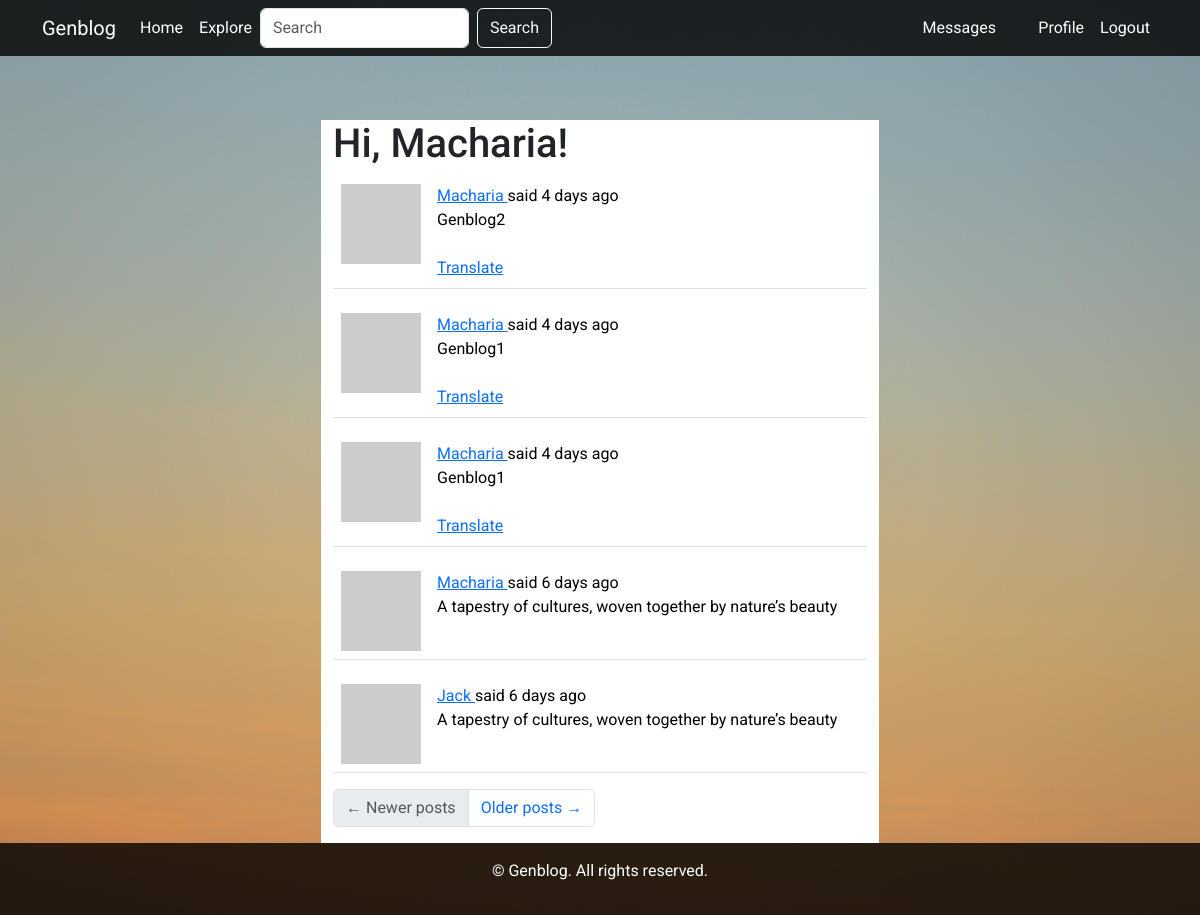
Page /explore (signed in) on the earlier database version.
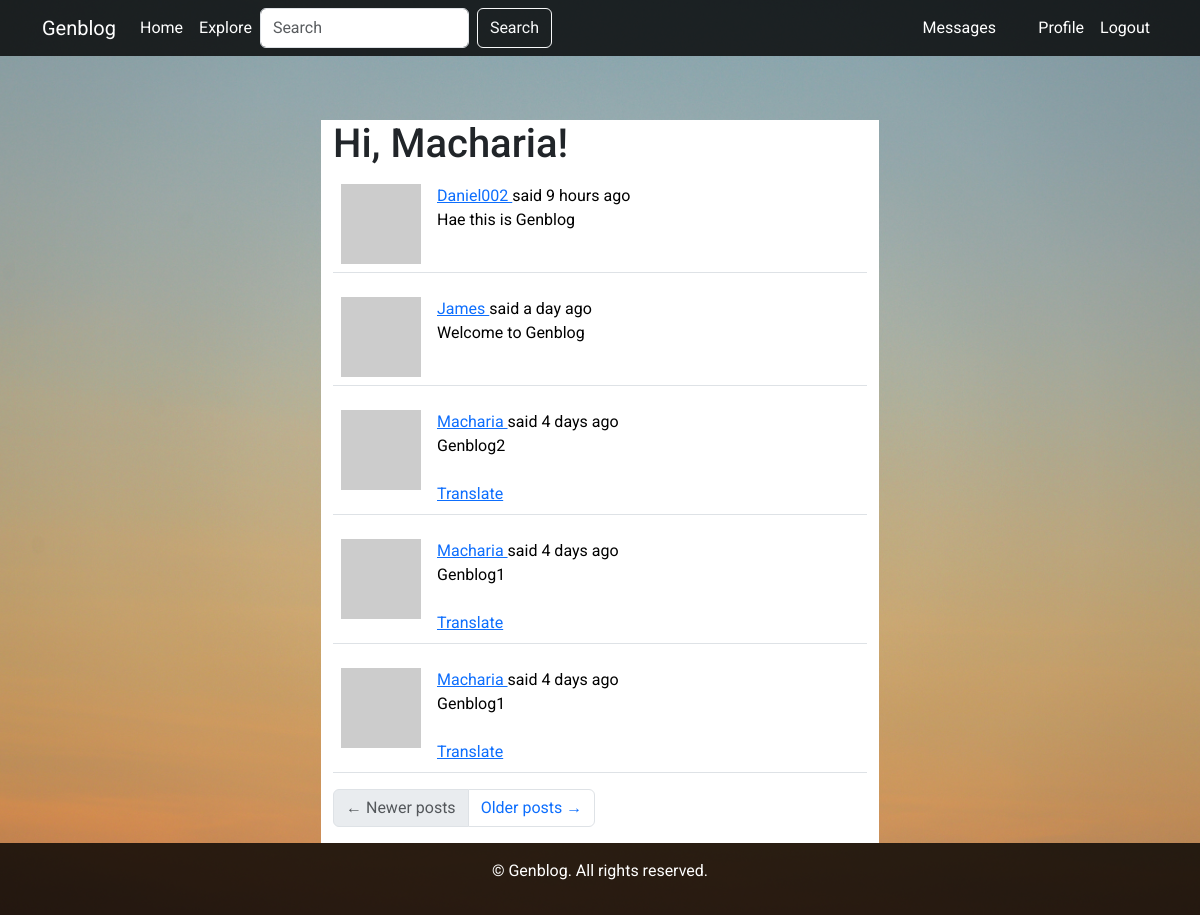
Same page on the later database version.
### app/models.py (models this page shows, shortened)
class SearchableMixin:
    @classmethod
    def before_commit(cls, session):
        session._changes = {
            'add': list(session.new),
            'update': list(session.dirty),
            'delete': list(session.deleted)
        }
    @classmethod
    def after_commit(cls, session):
        for obj in session._changes['add']:
            if isinstance(obj, SearchableMixin):
                add_to_index(obj.__tablename__, obj)
        for obj in session._changes['update']:
            if isinstance(obj, SearchableMixin):
                add_to_index(obj.__tablename__, obj)
        for obj in session._changes['delete']:
            if isinstance(obj, SearchableMixin):
                remove_from_index(obj.__tablename__, obj)
        session._changes = None

class Post(SearchableMixin, db.Model):
    __searchable__ = ['body']
    id: so.Mapped[int] = so.mapped_column(primary_key=True)
    body: so.Mapped[str] = so.mapped_column(sa.String(140))
    timestamp: so.Mapped[datetime] = so.mapped_column(
            index=True, default=lambda: datetime.now(timezone.utc))
    user_id: so.Mapped[int] = so.mapped_column(
            sa.ForeignKey(User.id), index=True)
    language: so.Mapped[Optional[str]] = so.mapped_column(sa.String(5))
    author: so.Mapped[User] = so.relationship(back_populates='posts')

### app/main/routes.py (the view)
@bp.route('/explore')
@login_required
def explore():
    page = request.args.get('page', 1, type=int)
    query = sa.select(Post).order_by(Post.timestamp.desc())
    posts = db.paginate(query, page=page,
                        per_page=current_app.config['POSTS_PER_PAGE'],
                        error_out=False)
    next_url = url_for('main.explore', page=posts.next_num) \
        if posts.has_next else None
    prev_url = url_for('main.explore', page=posts.prev_num) \
        if posts.has_prev else None
    return render_template('index.html', title=_('Explore'),
                           posts=posts.items, next_url=next_url,
                           prev_url=prev_url)

### app/main/forms.py
class SearchForm(FlaskForm):
    q = StringField(_l('Search'), validators=[DataRequired()])
    def __init__(self, *args, **kwargs):
        if 'formdata' not in kwargs:
            kwargs['formdata'] = request.args
        if 'meta' not in kwargs:
            kwargs['meta'] = {'csrf': False}
        super(SearchForm, self).__init__(*args, **kwargs)

### app/__init__.py (called while the page is built)
def get_locale():
    return request.accept_languages.best_match(current_app.config['LANGUAGES'])

### app/main/routes.py (called while the page is built)
@bp.before_app_request
def before_request():
    if current_user.is_authenticated:
        current_user.last_seen = datetime.now(timezone.utc)
        db.session.commit()
        g.search_form = SearchForm()
    g.locale = str(get_locale())

### app/models.py (called while the page is built)
@login.user_loader
def load_user(id):
    return db.session.get(User, int(id))

    def avatar(self, size):
        digest = md5(self.email.lower().encode('utf-8')).hexdigest()
        return f'https://www.gravatar.com/avatar/{digest}?d=identicon&s={size}'

    def get_tasks_in_progress(self):
        query = self.tasks.select().where(not Task.complete)
        return db.session.scalars(query)

### app/templates/index.html (shortened to what this page needs)
{% extends 'base.html' %}
{% import "bootstrap_wtf.html" as wtf %}
{% block content %}
<div class="container mt-5">
    <div class="row justify-content-center">
        <div class="col-md-6 bg-white">
            <h1>{{ _('Hi, %(username)s!', username=current_user.username) }}</h1>
            {% for post in posts %}
                {% include '_post.html' %}
            {% endfor %}
            <nav aria-label="Post navigation">
                <ul class="pagination">
                    <li class="page-item{% if not prev_url %} disabled{% endif %}">
                        <a class="page-link" href="{{ prev_url }}">
                            <span aria-hidden="true">&larr;</span> {{ _('Newer posts') }}
                        </a>
                    </li>
                    <li class="page-item{% if not next_url %} disabled{% endif %}">
                        <a class="page-link" href="{{ next_url }}">
                            {{ _('Older posts') }} <span aria-hidden="true">&rarr;</span>
                        </a>
                    </li>
                </ul>
            </nav>
        </div>
    </div>
</div>
{% endblock %}

### app/templates/_post.html (shortened to what this page needs)
<table class="table table-hover">
    <tr>
        <td width="70px">
            {% if post.author %}
                <a href="{{ url_for('main.user', username=post.author.username) }}">
                    <img src="{{ post.author.avatar(70) }}" />
                </a>
            {% else %}
                <img src="default_avatar.png" />
            {% endif %}
        </td>
        <td>
            {% if post.author %}
                {{ _('%(username)s said %(when)s',
                    username=user_link, when=moment(post.timestamp).fromNow()) }}
            {% else %}
                {{ _('Unknown user said %(when)s', when=moment(post.timestamp).fromNow()) }}
            {% endif %}
            <br>
            <span id="post{{ post.id }}">{{ post.body }}</span>
            {% if post.language and post.language != g.locale %}
            <br><br>
            <span id="translation{{ post.id }}">
                <a href="javascript:translate(
                            'post{{ post.id }}',
                            'translation{{ post.id }}',
                            '{{ post.language }}',
                            '{{ g.locale }}');">{{ _('Translate') }}</a>
            </span>
            {% endif %}
        </td>
    </tr>
</table>

Differences in the rows shown:
no longer on this page (row unchanged): Post: body "A tapestry of cultures, woven together by nature’s beauty"
no longer on this page (row unchanged): Post: body "A tapestry of cultures, woven together by nature’s beauty"
added Post: body "Hae this is Genblog"
added Post: body "Welcome to Genblog"
